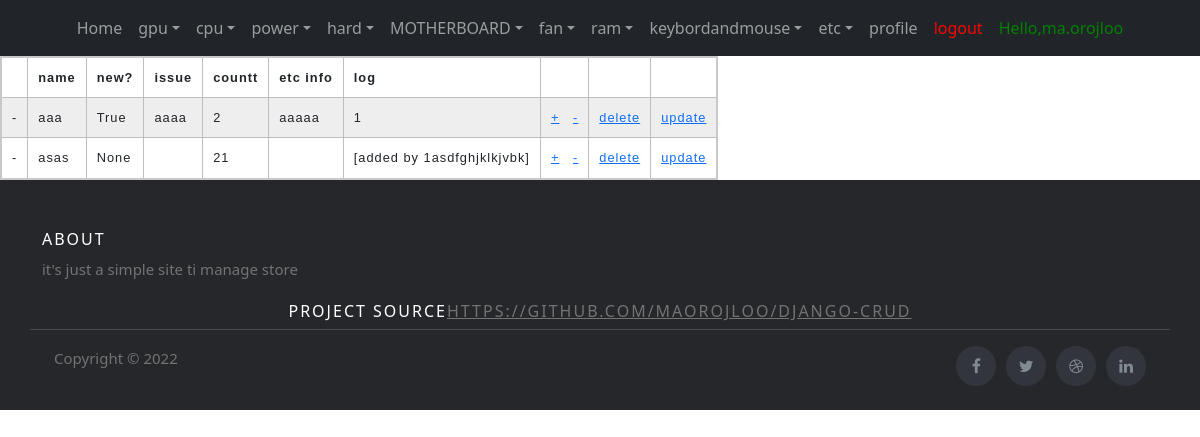
/etc/ (signed in), run on the app's committed database.
### stuffs/models.py (models this page shows, shortened)
class etc(models.Model):
    name = models.CharField(max_length=100)
    new = models.BooleanField(null=True, blank=True)#*
    issue = models.CharField(max_length=100, blank=True)#*
    countt=models.SmallIntegerField()#*
    etc = models.CharField(max_length=100,blank=True)#*
    log=models.CharField(max_length=300)

### stuffs/views.py (the view)
# urls.py: path('etc/',etc_list,name='etc_list'),
@login_required(login_url='/login/') #redirect when user is not logged in
def etc_list(request):
    cpus = etc.objects.all()
    return render(request,'etc.html',{'cpus':cpus})

### stuffs/templates/etc.html (shortened to what this page needs)
{% extends 'base.html' %}
{%  load static %}
    {% block content %}
    <link rel="stylesheet"  href="{%  static  'stuffs/css/zebrastrepedtable.css'  %}">
        <table>
            <tr>
                <th></th>
                <th>name</th>
                <th>new?</th>
                <th>issue</th>
                <th>countt</th>
                <th>etc info</th>
                <th>log</th>
                <th>  </th>
                <th>  </th>
                <th>  </th>
                </tr>
        {% for cpu in cpus  %}
        {% with table='etc' %}
            <tr>
            <td>-</td>
            <td>{{cpu.name}}</td>
            <td>{{cpu.new}}</td>
            <td>{{cpu.issue}}</td>
            <td>{{cpu.countt}}</td>
            <td>{{cpu.etc}}</td>
            <td>{{cpu.log}}</td>
            <td><a href="{% url 'gpu_plusone' table cpu.id %}" >+</a>&nbsp;&nbsp;&nbsp;<a href="{% url 'gpu_minusone' table cpu.id %}" >-</a></td>
            <td><a href="{% url 'delete_gpu' table cpu.id %}">delete</a></td>
            <td><a href="{% url 'update_gpu' table cpu.id  %}">update</a></td>
            </tr>
        {% endwith %}
        {% endfor %}
        </table>
    {% endblock content %}

### stuffs/templates/base.html (shortened to what this page needs)
{% load static %}
<!DOCTYPE html>
<html>
    <link href="https://cdn.jsdelivr.net/npm/bootstrap@5.1.3/dist/css/bootstrap.min.css" rel="stylesheet">
    <link rel="stylesheet"  href="{%  static  'stuffs/css/headerandfooter.css'  %}">
<head>
</head>
<body>
	<link rel="stylesheet" href="https://stackpath.bootstrapcdn.com/font-awesome/4.7.0/css/font-awesome.min.css">
		<nav class="navbar navbar-expand-lg navbar-dark ftco_navbar bg-dark ftco-navbar-light" id="ftco-navbar">
	    <div class="container-fluid">
	      <div class="collapse navbar-collapse" id="ftco-nav">
	        <ul class="navbar-nav m-auto">
	        	<li class="nav-item active"><a href="#" class="nav-link">Home</a></li>
            <li class="nav-item dropdown">
              <a class="nav-link dropdown-toggle" href="{% url  'list_stuffs' %}" id="dropdown04" data-toggle="dropdown" aria-haspopup="true" aria-expanded="false">gpu</a>
            </li>
<li class="nav-item dropdown">
              <a class="nav-link dropdown-toggle" href="{% url  'cpu_list' %}" id="dropdown04" data-toggle="dropdown" aria-haspopup="true" aria-expanded="false">cpu</a>
            </li>
<li class="nav-item dropdown">
              <a class="nav-link dropdown-toggle" href="{% url  'power_list' %}" id="dropdown04" data-toggle="dropdown" aria-haspopup="true" aria-expanded="false">power</a>
            </li>
<li class="nav-item dropdown">
              <a class="nav-link dropdown-toggle" href="{% url  'hard_list' %}" id="dropdown04" data-toggle="dropdown" aria-haspopup="true" aria-expanded="false">hard</a>
            </li>
<li class="nav-item dropdown">
              <a class="nav-link dropdown-toggle" href="{% url  'MOTHERBOARD_list' %}" id="dropdown04" data-toggle="dropdown" aria-haspopup="true" aria-expanded="false">MOTHERBOARD</a>
            </li>
<li class="nav-item dropdown">
              <a class="nav-link dropdown-toggle" href="{% url  'fan_list' %}" id="dropdown04" data-toggle="dropdown" aria-haspopup="true" aria-expanded="false">fan</a>
            </li>
<li class="nav-item dropdown">
              <a class="nav-link dropdown-toggle" href="{% url  'ram_list' %}" id="dropdown04" data-toggle="dropdown" aria-haspopup="true" aria-expanded="false">ram</a>
            </li>
<li class="nav-item dropdown">
              <a class="nav-link dropdown-toggle" href="{% url  'keybordandmouse_list' %}" id="dropdown04" data-toggle="dropdown" aria-haspopup="true" aria-expanded="false">keybordandmouse</a>
            </li>
<li class="nav-item dropdown">
              <a class="nav-link dropdown-toggle" href="{% url  'etc_list' %}" id="dropdown04" data-toggle="dropdown" aria-haspopup="true" aria-expanded="false">etc</a>
            </li>
              {% if user.is_authenticated%}
              <li class="nav-item"><a href="/profile" class="nav-link">profile</a></li>
              <li class="nav-item"><a href="/logout" style="color: red;" class="nav-link">logout</a></li>
                {% else %}
                <li class="nav-item"><a href="/login" style="color: red;" class="nav-link">login</a></li>
                {% endif %}
            {% if user.is_authenticated%}
	          <li class="nav-item"><a href="" style="color: green;" class="nav-link">Hello,{{ user.username }}</a></li>
            {% endif %}
	        </ul>
	      </div>
	    </div>
	  </nav>
<div >
    <dev calss='container-s'>
    {% block content%}{%endblock%}
    </dev>
  </div>
<div  >
<footer class="site-footer">
    <div class="container">
      <div class="row">
        <div class="col-sm-12 col-md-6">
          <h6>About</h6>
          <p class="text-justify">it's just a simple site ti manage store</p>
        </div>
        <h6 align="center" >project source<a href="https://github.com/maorojloo/Django-CRUD" target="blank">https://github.com/maorojloo/Django-CRUD</a></h6><br/>
      <hr>
    </div>
    <div class="container">
      <div class="row">
        <div class="col-md-8 col-sm-6 col-xs-12">
          <p class="copyright-text">Copyright &copy; 2022
          </p>
        </div>
        <div class="col-md-4 col-sm-6 col-xs-12">
          <ul class="social-icons">
            <li><a class="facebook" href="#"><i class="fa fa-facebook"></i></a></li>
            <li><a class="twitter" href="#"><i class="fa fa-twitter"></i></a></li>
            <li><a class="dribbble" href="#"><i class="fa fa-dribbble"></i></a></li>
            <li><a class="linkedin" href="#"><i class="fa fa-linkedin"></i></a></li>
          </ul>
        </div>
      </div>
    </div>
  </div>
</footer>
</body>
</html>

### stuffs/static/stuffs/css/headerandfooter.css (style rules this page uses)
.site-footer { background-color:#26272b; padding:45px 0 20px; font-size:15px; line-height:24px; color:#737373; }
.site-footer hr { border-top-color:#bbb; opacity:0.5 }
.site-footer h6 { color:#fff; font-size:16px; text-transform:uppercase; margin-top:5px; letter-spacing:2px }
.site-footer a { color:#737373; }
.site-footer .social-icons { text-align:right }
.site-footer .social-icons a { width:40px; height:40px; line-height:40px; margin-left:6px; margin-right:0; border-radius:100%; background-color:#33353d }
.copyright-text { margin:0 }
.social-icons { padding-left:0; margin-bottom:0; list-style:none }
.social-icons li { display:inline-block; margin-bottom:4px }
.social-icons a { background-color:#eceeef; color:#818a91; font-size:16px; display:inline-block; line-height:44px; width:44px; height:44px; text-align:center; margin-right:8px; border-radius:100%; -webkit-transition:all .2s linear; -o-transition:all .2s linear; transition:all .2s linear }

### stuffs/static/stuffs/css/zebrastrepedtable.css (style rules this page uses)
td, th { border: 1px solid rgb(190, 190, 190); padding: 10px; }
tr:nth-child(even) { background-color: #eee; }
table { border-collapse: collapse; border: 2px solid rgb(200, 200, 200); letter-spacing: 1px; font-family: sans-serif; font-size: .8rem; }

### data on the page
etc: name "aaa", new "True", issue "aaaa", countt "2", etc "aaaaa", log "1"
etc: name "asas", new "None", countt "21", log "[added by 1asdfghjklkjvbk]"

### other printed values
{{ user.username }} "ma.orojloo"
